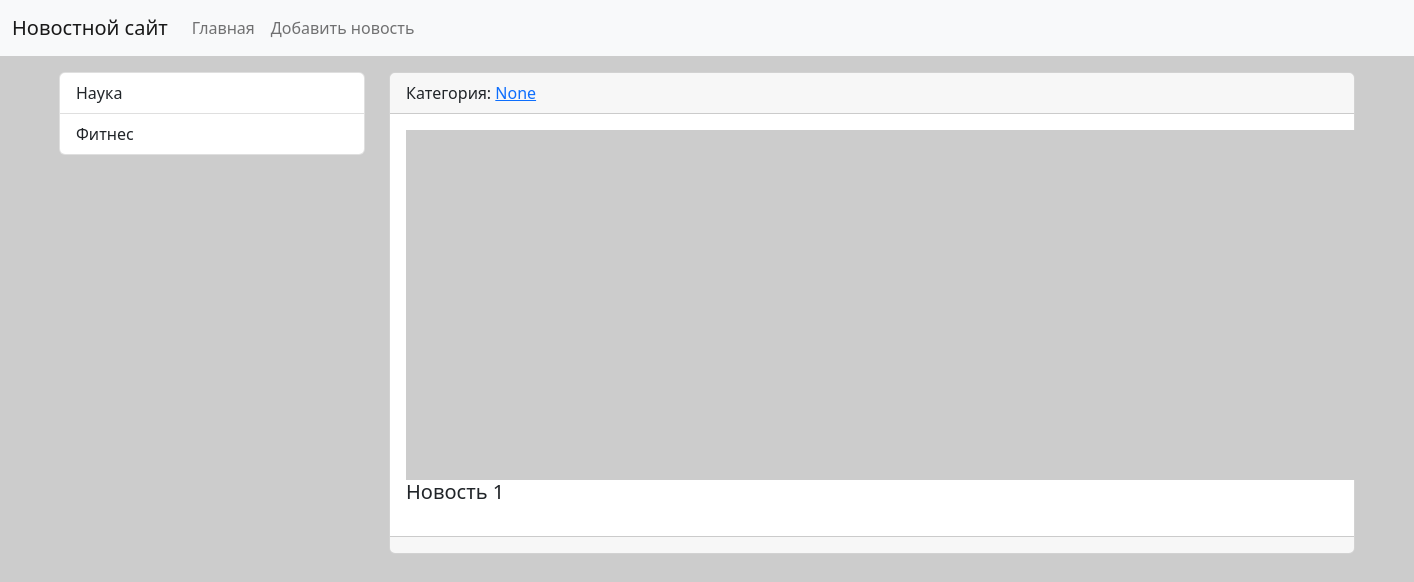
The page /news/1/ on the database as committed earlier.
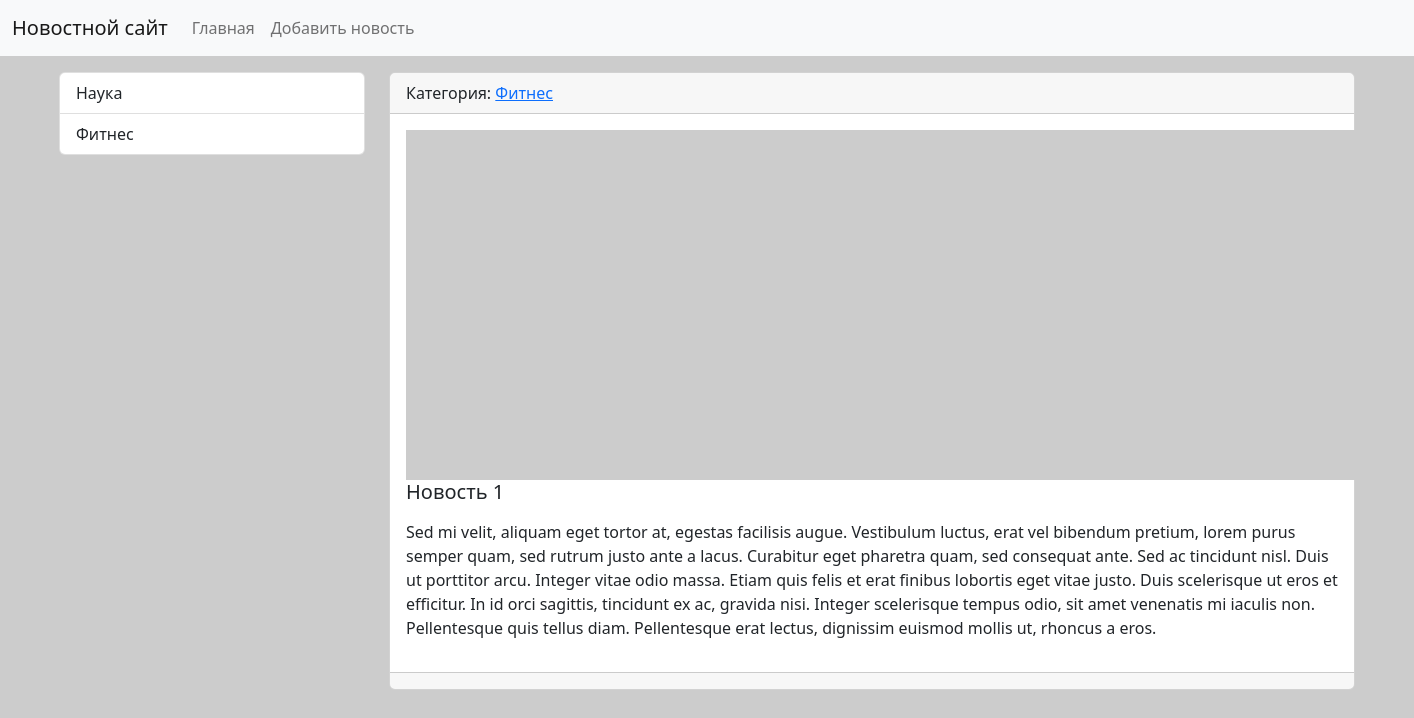
The same page on the database as committed later.
### news/models.py (models this page shows, shortened)
class News(models.Model):
    title = models.CharField(max_length=250, verbose_name='Наименование')
    content = models.TextField(blank=True, verbose_name='Контект')
    created_ed = models.DateTimeField(auto_now_add=True, verbose_name='Дата публикации')
    updated_ed = models.DateTimeField(auto_now=True, verbose_name='Обновлено')
    photo = models.ImageField(upload_to='photos/%Y/%m/%d/', verbose_name='Фото', blank=True)
    is_published = models.BooleanField(default=True, verbose_name='Опубликовано')
    category = models.ForeignKey('Category', on_delete=models.PROTECT, null=True, verbose_name='Категория')
    views = models.IntegerField(default=0)
    class Meta:
        verbose_name = 'Новость'
        verbose_name_plural = 'Новости'
        ordering = ['-created_ed']

class Category(models.Model):
    title = models.CharField(max_length=150, db_index=True, verbose_name='Наименование категории')
    def get_absolute_url(self):
        return reverse('category', kwargs={'category_id': self.pk})
    def __str__(self):
        return self.title
    class Meta:
        verbose_name = 'Категория'
        verbose_name_plural = 'Категории'
        ordering = ['title']

### news/views.py (the view)
# urls.py: path('news/<int:pk>/', ViewsNews.as_view(), name='view_news'),
class ViewsNews(DetailView):
    model = News
    context_object_name = 'news_item'

### news/templatetags/news_tags.py (called while the page is built)
@register.inclusion_tag('news/list_categories.html')
def show_categories():
    categories = Category.objects.all()
    return {"categories": categories}

### news/templates/news/news_detail.html (shortened to what this page needs)
{% extends 'base.html' %}
{% block sidebare %}
{% include 'inc/_sidebar.html' %}
{% endblock %}
{% block content %}
<div class="card mb-3">
  <div class="card-header">
    Категория: <a href="{{ news_item.category.get_absolute_url }}">{{ news_item.category }}</a>
  </div>
  <div class="card-body">
    {% if news_item.photo %}
    <img src="{{ news_item.photo.url }}" alt="" width="350" class="float-left mr-3">
    {% else %}
    <img src="https://picsum.photos/id/1060/350/235/?blur=2" alt="" class="float-left mr-3">
    {% endif %}
    <h5 class="card-title">{{news_item.title}}</h5>
    <p class="card-text">{{news_item.content|safe|linebreaks}}</p>
  </div>
  <div class="card-footer text-muted">
  </div>
</div>
{% endblock %}

Rows that differ between the two databases and show on the page:
changed News "Новость 1": category "None" → "Фитнес"; content (not shown) → "Sed mi velit, aliquam eget tortor at, egestas facilisis augue. Vestibulum luctus, erat vel bibendum pretium, lorem purus semper quam, sed rutrum justo ante a lacus. Curabitur eget pharetra quam, sed consequat ante. Sed ac tincidunt nisl. Duis ut porttitor arcu. Integer vitae odio massa. Etiam quis felis et erat finibus lobortis eget vitae justo. Duis scelerisque ut eros et efficitur. In id orci sagittis, tincidunt ex ac, gravida nisi. Integer scelerisque tempus odio, sit amet venenatis mi iaculis non. Pellentesque quis tellus diam. Pellentesque erat lectus, dignissim euismod mollis ut, rhoncus a eros."
